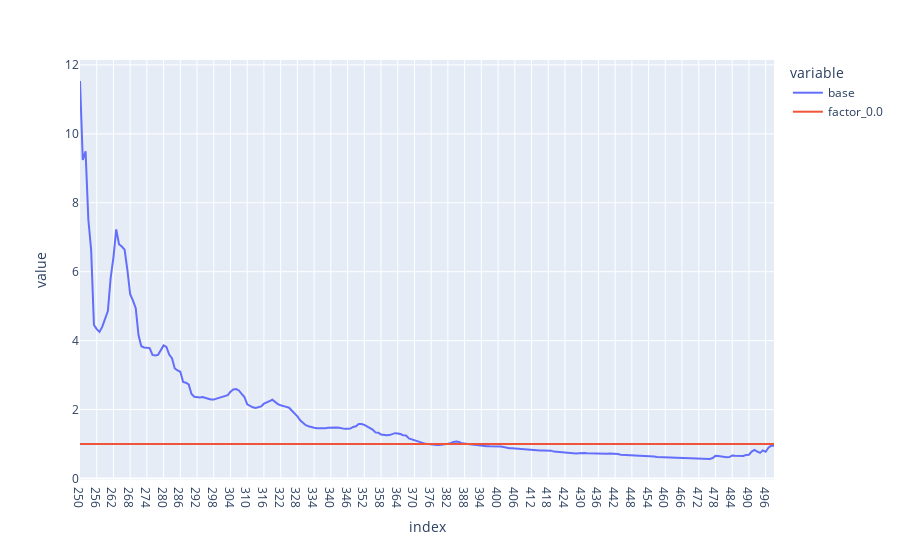

Source (notebook cell):
### Code cell
qis_sample_fac = (qis_evs_new[0].iloc[-1, 250:]/sample_eigenvalues.iloc[-1, 250:])
qis_sample_base = (qis_eigenvalues.iloc[-1, 250:]/sample_eigenvalues.iloc[-1, 250:])
x = pd.concat((qis_sample_base, qis_sample_fac), axis=1)
x.columns = ["base", "factor_0.0"]
px.line( x )

### Figure 1 — Plotly figure (JSON) as saved in the notebook; plotly's stock layout.template omitted (floating-point values rounded to 4 significant figures; data arrays with more than 128 entries replaced by an {"elided": "..."} marker saying what was removed)
{"data": [{"hovertemplate": "variable=base<br>index=%{x}<br>value=%{y}<extra></extra>", "legendgroup": "base", "line": {"color": "#636efa", "dash": "solid"}, "marker": {"symbol": "circle"}, "mode": "lines", "name": "base", "orientation": "v", "showlegend": true, "type": "scatter", "x": {"elided": "250 str values"}, "xaxis": "x", "y": {"elided": "250 float values"}, "yaxis": "y"}, {"hovertemplate": "variable=factor_0.0<br>index=%{x}<br>value=%{y}<extra></extra>", "legendgroup": "factor_0.0", "line": {"color": "#EF553B", "dash": "solid"}, "marker": {"symbol": "circle"}, "mode": "lines", "name": "factor_0.0", "orientation": "v", "showlegend": true, "type": "scatter", "x": {"elided": "250 str values"}, "xaxis": "x", "y": {"elided": "250 int values"}, "yaxis": "y"}], "layout": {"autosize": true, "legend": {"title": {"text": "variable"}, "tracegroupgap": 0}, "margin": {"t": 60}, "xaxis": {"anchor": "y", "autorange": true, "domain": [0, 1], "range": [0, 249], "title": {"text": "index"}, "type": "category"}, "yaxis": {"anchor": "x", "autorange": true, "domain": [0, 1], "range": [-0.0435, 12.14], "title": {"text": "value"}, "type": "linear"}}}
